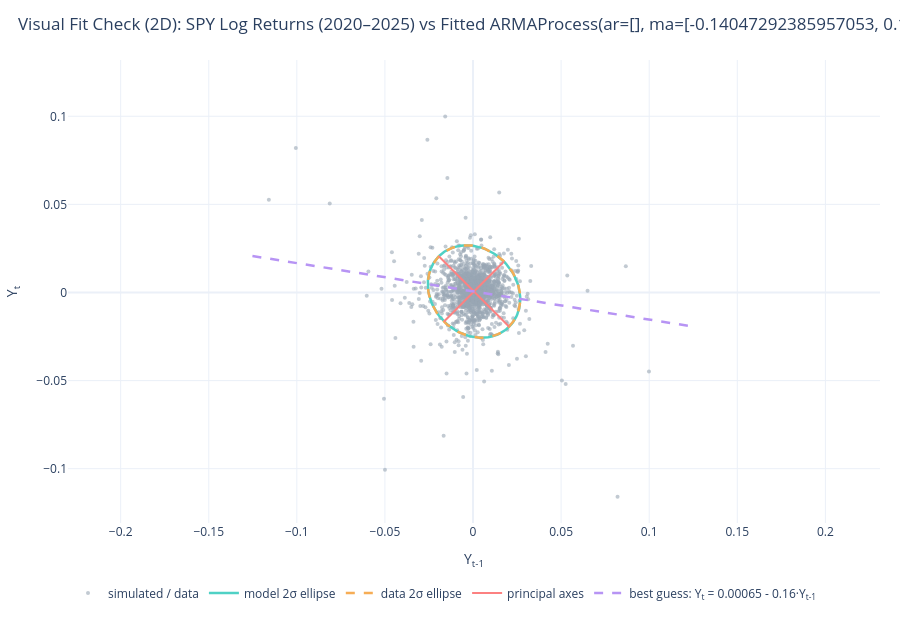
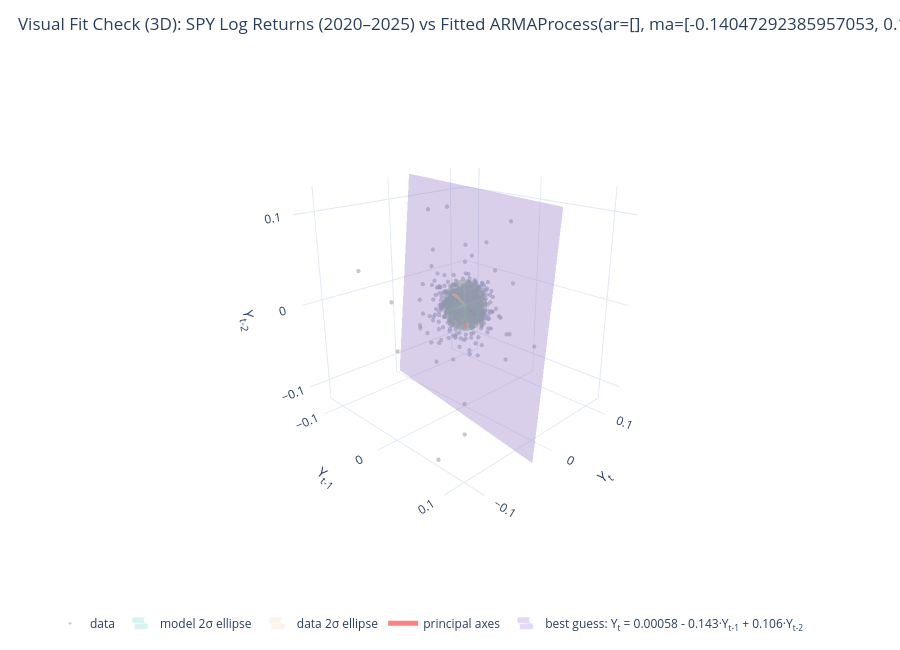

Notebook source saved alongside these figures, in order:
### Markdown cell above
Since we are investigating the geometric clouds, notice the first table - the volume ratio in particular because if the volumes are different it is safe to assume that the hyper-ellipsoids are different! The two clouds are really good match upto lag $6/7$-ish beyond which it falters a bit but it is still fine. Note at lag $10$, it is really bad. The volume ratio is far from $1$ which means in $\mathbb{R}^{11}$ (lag space with $10$ past data point) and beyond, we will be able to see prominent amount of mismatch in the cloud.

In `compare_lags`, for each lag count `k`:
- `r2_data` comes from `LagCloud.from_data(v, k).predictor().r_squared`: how much of the empirical series' variance at time $t$ is explained linearly by $(Y_{t-1}, ..., Y_{t-k})$ in the actual data.
- `r2_model` comes from `LagCloud.from_process(m, k).predictor().r_squared`: how much of the theoretical process's variance at time $t$ is explained linearly by $(Y_{t-1}, ..., Y_{t-k})$ under the fitted ARMAProcess.

Under the hood, `LinearPredictor.r_squared` is computed as `1.0 - error_variance / total_variance` (where total_variance is $\text{Var}(Y_t)$ and `error_variance` is the one-step linear prediction error variance from those k lags). Note that `r2_model` lags flatlining after lags 2 is because it is AR(2) model we are fitting.

**Remark:** Recall our current fitted model is a MA(3) model and hence the `r2_model` drops gradually. If it was a MA(2) model we would have gotten a sharp cut off. Try it with the MA(2) model we fitted before.
```text
    r2_model
lags
1      0.0234
2      0.0321
3      0.0321
4      0.0321
5      0.0321
6      0.0321
7      0.0321
8      0.0321
```

Now we can run the visual checks. When you do it yourself, these will be interactive plots. Let me write what we will be looking at. The grey dots are observed lag vector $(Y_{t-1}, Y_t)$ (for the 2D plot) and $(Y_{t-1}, Y_{t-2}, Y_t)$ (in 3D). They show where the actual data falls in lag space and there will be around $1500$ of them (if you feel like there are lesser, it is because of overlap, zoom in to see them  since they are there). As mentioned before, teal solid line / surface is the fitted model's $2\sigma$ ellipse (2D) or semi-transparent ellipsoid surface (3D), built from `LagCloud.from_process(model, lags)` and centered on the data's mean. It shows the shape and spread the fitted `ARMAProcess` expects. In orange w ehave the same thing but for the data (that we downloaded), that is, the covariance-ellipse (or ellipsoid) of the grey dots.

**Remark:** Zoom in to see that the teal ellipse and orange ellipse start diverging real fast, as we said, ARMA is not the ideal model for fitting a data that has volatility cluster.

**Remark:** Zoom in on the teal ellipse to see it is indeed a polygon (not an oval) which establishes the `boundary_point` dicussion we had earlier.

### Code cell
# Visual Fit Verification in 2D (lags=1)
fig_fit_2d = lsp.plot_cloud(
    returns,
    lags=1,
    model=fit.model,
    radius=2.0,
    title=f"Visual Fit Check (2D): {series_name} vs Fitted {fit.model}"
)
fig_fit_2d.show()

# Visual Fit Verification in 3D (lags=2)
fig_fit_3d = lsp.plot_cloud(
    returns,
    lags=2,
    model=fit.model,
    radius=2.0,
    title=f"Visual Fit Check (3D): {series_name} vs Fitted {fit.model}"
)
fig_fit_3d.show()

### Figure 1 — Plotly figure (JSON) as saved in the notebook; plotly's stock layout.template omitted (floating-point values rounded to 4 significant figures; data arrays with more than 128 entries replaced by an {"elided": "..."} marker saying what was removed)
{"data": [{"hoverinfo": "skip", "marker": {"color": "#9aa7b4", "opacity": 0.6, "size": 4}, "mode": "markers", "name": "simulated / data", "type": "scatter", "x": {"elided": "1505 float values"}, "y": {"elided": "1505 float values"}}, {"hoverinfo": "skip", "line": {"color": "#4fd1c5", "dash": "solid", "width": 2.5}, "mode": "lines", "name": "model 2σ ellipse", "type": "scatter", "x": [-0.01942, -0.0185, -0.01752, -0.01649, -0.01541, -0.01429, -0.01313, -0.01193, -0.0107, -0.009431, -0.008137, -0.006819, -0.005481, -0.004125, -0.002757, -0.001379, 3.825e-06, 0.001388, 0.002771, 0.004147, 0.005513, 0.006865, 0.0082, 0.009513, 0.0108, 0.01206, 0.01329, 0.01448, 0.01564, 0.01675, 0.01781, 0.01883, 0.0198, 0.02071, 0.02157, 0.02237, 0.02311, 0.02378, 0.02439, 0.02494, 0.02541, 0.02582, 0.02616, 0.02642, 0.02662, 0.02674, 0.02678, 0.02676, 0.02666, 0.02649, 0.02624, 0.02593, 0.02554, 0.02509, 0.02456, 0.02397, 0.02332, 0.0226, 0.02181, 0.02097, 0.02008, 0.01913, 0.01812, 0.01707, 0.01597, 0.01483, 0.01365, 0.01243, 0.01118, 0.0099, 0.008594, 0.007265, 0.005918, 0.004556, 0.003182, 0.001801, 0.0004168, -0.0009672, -0.002347, -0.003719, -0.005078, -0.006422, -0.007747, -0.009048, -0.01032, -0.01157, -0.01278, -0.01395, -0.01508, -0.01617, -0.01722, -0.01821, -0.01915, -0.02004, -0.02086, -0.02163, -0.02234, -0.02298, -0.02356, -0.02407, -0.02451, -0.02488, -0.02519, -0.02541, -0.02557, -0.02566, -0.02567, -0.0256, -0.02547, -0.02526, -0.02498, -0.02463, -0.02421, -0.02372, -0.02316, -0.02254, -0.02185, -0.0211, -0.02029, -0.01942], "y": [0.02054, 0.02141, 0.02222, 0.02297, 0.02366, 0.02428, 0.02484, 0.02533, 0.02575, 0.0261, 0.02638, 0.02659, 0.02672, 0.02678, 0.02677, 0.02669, 0.02653, 0.0263, 0.026, 0.02563, 0.02519, 0.02468, 0.0241, 0.02346, 0.02275, 0.02198, 0.02115, 0.02027, 0.01933, 0.01833, 0.01729, 0.0162, 0.01507, 0.01389, 0.01268, 0.01144, 0.01017, 0.008864, 0.007539, 0.006195, 0.004836, 0.003464, 0.002084, 0.0007004, -0.0006839, -0.002065, -0.003438, -0.004801, -0.006148, -0.007477, -0.008783, -0.01006, -0.01131, -0.01253, -0.01371, -0.01485, -0.01595, -0.01701, -0.01801, -0.01896, -0.01986, -0.0207, -0.02148, -0.0222, -0.02285, -0.02345, -0.02397, -0.02443, -0.02481, -0.02513, -0.02537, -0.02554, -0.02564, -0.02567, -0.02562, -0.0255, -0.02531, -0.02504, -0.0247, -0.0243, -0.02382, -0.02328, -0.02267, -0.02199, -0.02125, -0.02045, -0.0196, -0.01868, -0.01771, -0.0167, -0.01563, -0.01452, -0.01336, -0.01217, -0.01094, -0.009685, -0.008396, -0.007083, -0.005748, -0.004396, -0.00303, -0.001654, -0.0002713, 0.001113, 0.002496, 0.003874, 0.005243, 0.006598, 0.007937, 0.009255, 0.01055, 0.01181, 0.01305, 0.01425, 0.01541, 0.01653, 0.01761, 0.01863, 0.01961, 0.02054]}, {"hoverinfo": "skip", "line": {"color": "#f6ad55", "dash": "dash", "width": 2.5}, "mode": "lines", "name": "data 2σ ellipse", "type": "scatter", "x": [0.02047, 0.02134, 0.02216, 0.02291, 0.0236, 0.02423, 0.02479, 0.02528, 0.02571, 0.02606, 0.02635, 0.02656, 0.0267, 0.02677, 0.02676, 0.02668, 0.02653, 0.0263, 0.02601, 0.02564, 0.0252, 0.0247, 0.02412, 0.02348, 0.02278, 0.02202, 0.02119, 0.02031, 0.01937, 0.01838, 0.01734, 0.01626, 0.01513, 0.01396, 0.01275, 0.01151, 0.01023, 0.008935, 0.007612, 0.00627, 0.004912, 0.003541, 0.002163, 0.0007796, -0.0006042, -0.001985, -0.003358, -0.004721, -0.006069, -0.007398, -0.008705, -0.009987, -0.01124, -0.01246, -0.01364, -0.01478, -0.01588, -0.01694, -0.01794, -0.0189, -0.0198, -0.02064, -0.02143, -0.02215, -0.02281, -0.0234, -0.02393, -0.02439, -0.02478, -0.0251, -0.02535, -0.02553, -0.02563, -0.02566, -0.02562, -0.0255, -0.02531, -0.02505, -0.02472, -0.02432, -0.02384, -0.0233, -0.0227, -0.02203, -0.02129, -0.0205, -0.01964, -0.01873, -0.01777, -0.01676, -0.01569, -0.01458, -0.01343, -0.01224, -0.01102, -0.009761, -0.008475, -0.007163, -0.00583, -0.00448, -0.003115, -0.00174, -0.0003585, 0.001025, 0.002408, 0.003786, 0.005154, 0.00651, 0.007849, 0.009167, 0.01046, 0.01173, 0.01297, 0.01417, 0.01533, 0.01645, 0.01753, 0.01856, 0.01954, 0.02047], "y": [-0.01934, -0.01841, -0.01743, -0.0164, -0.01532, -0.01419, -0.01303, -0.01183, -0.01059, -0.009325, -0.00803, -0.006711, -0.005372, -0.004016, -0.002647, -0.00127, 0.0001126, 0.001496, 0.002877, 0.004252, 0.005617, 0.006967, 0.008299, 0.00961, 0.0109, 0.01215, 0.01338, 0.01457, 0.01572, 0.01682, 0.01789, 0.0189, 0.01986, 0.02077, 0.02162, 0.02242, 0.02315, 0.02382, 0.02443, 0.02497, 0.02544, 0.02584, 0.02617, 0.02643, 0.02662, 0.02673, 0.02677, 0.02674, 0.02664, 0.02646, 0.02621, 0.02589, 0.0255, 0.02504, 0.02451, 0.02391, 0.02325, 0.02253, 0.02175, 0.0209, 0.02, 0.01905, 0.01804, 0.01698, 0.01588, 0.01474, 0.01356, 0.01234, 0.01108, 0.009802, 0.008494, 0.007165, 0.005817, 0.004454, 0.003081, 0.0017, 0.0003169, -0.001066, -0.002444, -0.003815, -0.005172, -0.006514, -0.007836, -0.009135, -0.01041, -0.01165, -0.01286, -0.01402, -0.01515, -0.01624, -0.01728, -0.01827, -0.0192, -0.02008, -0.02091, -0.02167, -0.02237, -0.02301, -0.02358, -0.02409, -0.02452, -0.02489, -0.02519, -0.02541, -0.02556, -0.02564, -0.02564, -0.02558, -0.02544, -0.02522, -0.02494, -0.02458, -0.02416, -0.02366, -0.0231, -0.02247, -0.02178, -0.02102, -0.02021, -0.01934]}, {"hoverinfo": "skip", "line": {"color": "#fc8181", "width": 2}, "mode": "lines", "name": "principal axes", "type": "scatter", "x": [0.02053, -0.01942, NaN, -0.01644, 0.01755, NaN], "y": [-0.01942, 0.02054, NaN, -0.01643, 0.01756, NaN]}, {"hoverinfo": "skip", "line": {"color": "#b794f4", "dash": "dash", "width": 2.5}, "mode": "lines", "name": "best guess: Y<sub>t</sub> = 0.00065 - 0.16·Y<sub>t-1</sub>", "type": "scatter", "x": [-0.1252, 0.1263], "y": [0.02071, -0.01959]}], "layout": {"height": 620, "legend": {"orientation": "h", "y": -0.12}, "margin": {"b": 40, "l": 50, "r": 20, "t": 60}, "title": {"text": "Visual Fit Check (2D): SPY Log Returns (2020–2025) vs Fitted ARMAProcess(ar=[], ma=[-0.14047292385957053, 0.12408717477578336, -0.07075246054643643], sigma=0.012858219757414061)", "x": 0.02}, "xaxis": {"range": [-0.1252, 0.1263], "title": {"text": "Y<sub>t-1</sub>"}}, "yaxis": {"range": [-0.1252, 0.1263], "scaleanchor": "x", "scaleratio": 1, "title": {"text": "Y<sub>t</sub>"}}}}

### Figure 2 — Plotly figure (JSON) as saved in the notebook; plotly's stock layout.template omitted (floating-point values rounded to 4 significant figures; data arrays with more than 128 entries replaced by an {"elided": "..."} marker saying what was removed)
{"data": [{"hoverinfo": "skip", "marker": {"color": "#9aa7b4", "opacity": 0.6, "size": 2.5}, "mode": "markers", "name": "data", "type": "scatter3d", "x": {"elided": "1504 float values"}, "y": {"elided": "1504 float values"}, "z": {"elided": "1504 float values"}}, {"colorscale": [[0, "#4fd1c5"], [1, "#4fd1c5"]], "hoverinfo": "skip", "name": "model 2σ ellipse", "opacity": 0.22, "showlegend": true, "showscale": false, "type": "surface", "x": {"elided": "24x48 float values"}, "y": {"elided": "24x48 float values"}, "z": {"elided": "24x48 float values"}}, {"colorscale": [[0, "#f6ad55"], [1, "#f6ad55"]], "hoverinfo": "skip", "name": "data 2σ ellipse", "opacity": 0.12, "showlegend": true, "showscale": false, "type": "surface", "x": {"elided": "24x48 float values"}, "y": {"elided": "24x48 float values"}, "z": {"elided": "24x48 float values"}}, {"hoverinfo": "skip", "line": {"color": "#fc8181", "width": 5}, "mode": "lines", "name": "principal axes", "type": "scatter3d", "x": [-0.01746, 0.01859, NaN, 0.0005619, 0.0005619, NaN, -0.01849, 0.01961, NaN], "y": [0.01743, -0.01631, NaN, 0.01787, -0.01675, NaN, -0.009618, 0.01073, NaN], "z": [0.01743, -0.01631, NaN, -0.01675, 0.01787, NaN, -0.009617, 0.01074, NaN]}, {"colorscale": [[0, "#b794f4"], [1, "#b794f4"]], "hoverinfo": "skip", "name": "best guess: Y<sub>t</sub> = 0.00058 - 0.143·Y<sub>t-1</sub> + 0.106·Y<sub>t-2</sub>", "opacity": 0.35, "showlegend": true, "showscale": false, "type": "surface", "x": {"elided": "16x16 float values"}, "y": {"elided": "16x16 float values"}, "z": {"elided": "16x16 float values"}}], "layout": {"height": 650, "legend": {"orientation": "h", "y": -0.12}, "margin": {"b": 40, "l": 50, "r": 20, "t": 60}, "scene": {"aspectmode": "cube", "camera": {"eye": {"x": 1.7, "y": -1.7, "z": 0.9}}, "xaxis": {"range": [-0.1252, 0.1263], "title": {"text": "Y<sub>t-1</sub>"}}, "yaxis": {"range": [-0.1252, 0.1263], "title": {"text": "Y<sub>t</sub>"}}, "zaxis": {"range": [-0.1252, 0.1263], "title": {"text": "Y<sub>t-2</sub>"}}}, "title": {"text": "Visual Fit Check (3D): SPY Log Returns (2020–2025) vs Fitted ARMAProcess(ar=[], ma=[-0.14047292385957053, 0.12408717477578336, -0.07075246054643643], sigma=0.012858219757414061)", "x": 0.02}}}
